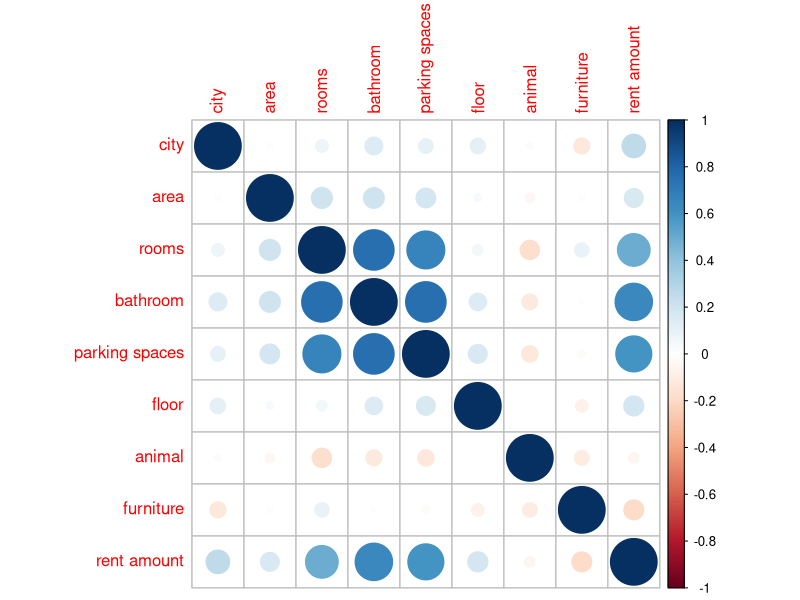
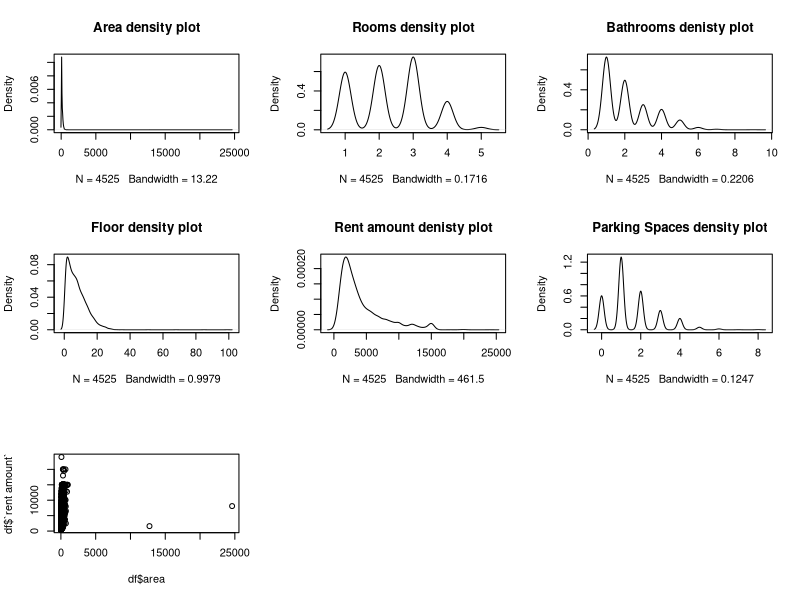
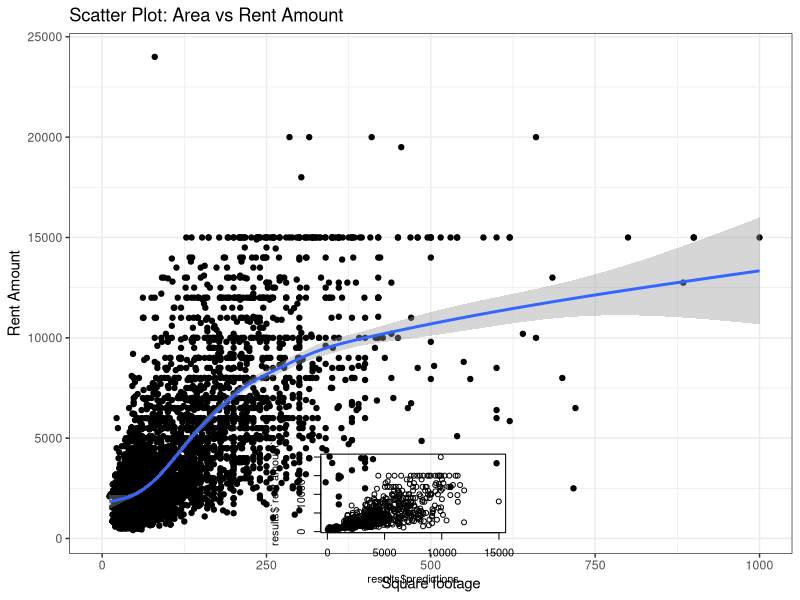

These charts were generated, in order, by the following R code:
## ---- chunk 1
library(readxl)
df <- read_xlsx('rent_brazil.xlsx')
df.copy <- df
head(df)
## ---- chunk 2
#We do this by passing through a vector of the columns that we wish to omit preceded by a minus sign. 
df <- df[,-c(1, 10, 12:14)]
head(df)

## ---- chunk 3
str(df)

## ---- chunk 4
df$city <- as.numeric(factor(df$city, levels = c(0,1), labels = c(1:2)))
df$animal <- as.numeric(factor(df$animal, levels = c("acept", "not acept"), labels = c(1:2)))
df$furniture <- as.numeric(factor(df$furniture, levels = c("furnished", "not furnished"), labels = c(1:2)))

head(df)
## ---- chunk 5
library(dplyr)
df$floor <- na_if(df$floor, "-")
sum(is.na(df$floor))/length(df$floor)
df_all <- df
## ---- chunk 6
df <- na.omit(df)
df$floor <- as.numeric(df$floor)

df_all$floor <- as.numeric(df_all$floor)

str(df)
## ---- chunk 7
df$`rent amount` <- sub(',','', df$`rent amount`)
df$`rent amount` <- sub('R','', df$`rent amount`)
df$`rent amount` <-as.numeric(gsub("\\$", "", df$`rent amount`))

df_all$`rent amount` <- sub(',','', df_all$`rent amount`)
df_all$`rent amount` <- sub('R','', df_all$`rent amount`)
df_all$`rent amount` <-as.numeric(gsub("\\$", "", df_all$`rent amount`))

str(df)

## ---- chunk 8
library(corrplot)
M <- cor(df)
corrplot(M, method = "circle")

## ---- chunk 9
par(mfrow=c(3,3))
a <- density(df$area)
r<- density(df$rooms)
b <- density(df$bathroom)
f <- density(df$floor)
ra <- density(df$`rent amount`)
ps<- density(df$`parking spaces`)

plot(a, main = "Area density plot")
plot(r, main = "Rooms density plot")
plot(b, main = "Bathrooms denisty plot")
plot(f, main = "Floor density plot")
plot(ra, main = "Rent amount denisty plot")
plot(ps, main = "Parking Spaces density plot")


## ---- chunk 10
plot(df$area,df$`rent amount`)



## ---- chunk 11
library(ggplot2)

ggplot(df, aes(area, `rent amount`)) + 
  geom_point() + 
  geom_smooth() +
  xlim(0,1000) +
  ylab("Rent Amount")+
  xlab("Square footage") +
  ggtitle("Scatter Plot: Area vs Rent Amount")+
  theme_bw()


## ---- chunk 12
library(caTools)
set.seed(123)
split = sample.split(df$`rent amount`, SplitRatio = 0.8)
training_set = subset(df, split == TRUE)
test_set = subset(df, split == FALSE)
## ---- chunk 13
MLRmodel <- lm(`rent amount`~., df)
## ---- chunk 14
summary(MLRmodel)

## ---- chunk 15

df_norooms <- df[,-3]
MLRmodel2 <- lm(`rent amount`~ ., df_norooms )
summary(MLRmodel2)
## ---- chunk 16
predictions <- predict.lm(MLRmodel, test_set[,-9])
results <- cbind.data.frame(predictions, test_set[,9])
plot(results$predictions, results$`rent amount`)
## ---- chunk 17
sqrt(mean(predictions - results$`rent amount`)**2)
